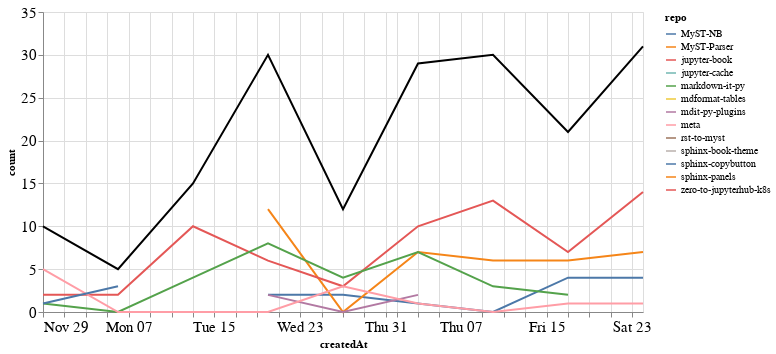

Write notebook code for a chart like this one.
### Markdown cell above
### Comments

### Code cell
comments_time = comments.groupby('repo').resample('W', on='createdAt').count()['author'].reset_index()
comments_time = comments_time.rename(columns={'author': 'count'})
comments_time_total = comments_time.groupby('createdAt').agg({"count": "sum"}).reset_index()
ch1 = alt.Chart(comments_time, width=600).mark_line().encode(
    x='createdAt',
    y='count',
    color='repo',
    tooltip="repo"
)

ch2 = alt.Chart(comments_time_total, width=600).mark_line(color="black").encode(
    x='createdAt',
    y='count',
)

ch1 + ch2

### Figure 1 — Vega-Lite specification as saved in the notebook (floating-point values rounded to 4 significant figures)
{"config": {"axisLeft": {"labelFontSize": 15}, "axisBottom": {"labelFontSize": 15}}, "layer": [{"data": {"name": "data-9c25995ffeee5485ae58905b80f58111"}, "mark": "line", "encoding": {"color": {"type": "nominal", "field": "repo"}, "tooltip": {"type": "nominal", "field": "repo"}, "x": {"type": "temporal", "field": "createdAt"}, "y": {"type": "quantitative", "field": "count"}}, "width": 600}, {"data": {"name": "data-fb6aee8bee78803f815b6c33121846c7"}, "mark": {"type": "line", "color": "black"}, "encoding": {"x": {"type": "temporal", "field": "createdAt"}, "y": {"type": "quantitative", "field": "count"}}, "width": 600}], "$schema": "https://vega.github.io/schema/vega-lite/v4.8.1.json", "datasets": {"data-9c25995ffeee5485ae58905b80f58111": [{"repo": "MyST-NB", "createdAt": "2020-12-20T00:00:00", "count": 2}, {"repo": "MyST-NB", "createdAt": "2020-12-27T00:00:00", "count": 2}, {"repo": "MyST-NB", "createdAt": "2021-01-03T00:00:00", "count": 1}, {"repo": "MyST-NB", "createdAt": "2021-01-10T00:00:00", "count": 0}, {"repo": "MyST-NB", "createdAt": "2021-01-17T00:00:00", "count": 4}, {"repo": "MyST-NB", "createdAt": "2021-01-24T00:00:00", "count": 4}, {"repo": "MyST-Parser", "createdAt": "2020-12-20T00:00:00", "count": 12}, {"repo": "MyST-Parser", "createdAt": "2020-12-27T00:00:00", "count": 0}, {"repo": "MyST-Parser", "createdAt": "2021-01-03T00:00:00", "count": 7}, {"repo": "MyST-Parser", "createdAt": "2021-01-10T00:00:00", "count": 6}, {"repo": "MyST-Parser", "createdAt": "2021-01-17T00:00:00", "count": 6}, {"repo": "MyST-Parser", "createdAt": "2021-01-24T00:00:00", "count": 7}, {"repo": "jupyter-book", "createdAt": "2020-11-29T00:00:00", "count": 2}, {"repo": "jupyter-book", "createdAt": "2020-12-06T00:00:00", "count": 2}, {"repo": "jupyter-book", "createdAt": "2020-12-13T00:00:00", "count": 10}, {"repo": "jupyter-book", "createdAt": "2020-12-20T00:00:00", "count": 6}, {"repo": "jupyter-book", "createdAt": "2020-12-27T00:00:00", "count": 3}, {"repo": "jupyter-book", "createdAt": "2021-01-03T00:00:00", "count": 10}, {"repo": "jupyter-book", "createdAt": "2021-01-10T00:00:00", "count": 13}, {"repo": "jupyter-book", "createdAt": "2021-01-17T00:00:00", "count": 7}, {"repo": "jupyter-book", "createdAt": "2021-01-24T00:00:00", "count": 14}, {"repo": "jupyter-cache", "createdAt": "2021-01-17T00:00:00", "count": 1}, {"repo": "markdown-it-py", "createdAt": "2020-11-29T00:00:00", "count": 1}, {"repo": "markdown-it-py", "createdAt": "2020-12-06T00:00:00", "count": 0}, {"repo": "markdown-it-py", "createdAt": "2020-12-13T00:00:00", "count": 4}, {"repo": "markdown-it-py", "createdAt": "2020-12-20T00:00:00", "count": 8}, {"repo": "markdown-it-py", "createdAt": "2020-12-27T00:00:00", "count": 4}, {"repo": "markdown-it-py", "createdAt": "2021-01-03T00:00:00", "count": 7}, {"repo": "markdown-it-py", "createdAt": "2021-01-10T00:00:00", "count": 3}, {"repo": "markdown-it-py", "createdAt": "2021-01-17T00:00:00", "count": 2}, {"repo": "mdformat-tables", "createdAt": "2020-12-13T00:00:00", "count": 1}, {"repo": "mdit-py-plugins", "createdAt": "2020-12-20T00:00:00", "count": 2}, {"repo": "mdit-py-plugins", "createdAt": "2020-12-27T00:00:00", "count": 0}, {"repo": "mdit-py-plugins", "createdAt": "2021-01-03T00:00:00", "count": 2}, {"repo": "meta", "createdAt": "2020-11-29T00:00:00", "count": 5}, {"repo": "meta", "createdAt": "2020-12-06T00:00:00", "count": 0}, {"repo": "meta", "createdAt": "2020-12-13T00:00:00", "count": 0}, {"repo": "meta", "createdAt": "2020-12-20T00:00:00", "count": 0}, {"repo": "meta", "createdAt": "2020-12-27T00:00:00", "count": 3}, {"repo": "meta", "createdAt": "2021-01-03T00:00:00", "count": 1}, {"repo": "meta", "createdAt": "2021-01-10T00:00:00", "count": 0}, {"repo": "meta", "createdAt": "2021-01-17T00:00:00", "count": 1}, {"repo": "meta", "createdAt": "2021-01-24T00:00:00", "count": 1}, {"repo": "rst-to-myst", "createdAt": "2021-01-10T00:00:00", "count": 8}, {"repo": "sphinx-book-theme", "createdAt": "2021-01-24T00:00:00", "count": 5}, {"repo": "sphinx-copybutton", "createdAt": "2020-11-29T00:00:00", "count": 1}, {"repo": "sphinx-copybutton", "createdAt": "2020-12-06T00:00:00", "count": 3}, {"repo": "sphinx-panels", "createdAt": "2020-11-29T00:00:00", "count": 1}, {"repo": "zero-to-jupyterhub-k8s", "createdAt": "2021-01-03T00:00:00", "count": 1}], "data-fb6aee8bee78803f815b6c33121846c7": [{"createdAt": "2020-11-29T00:00:00", "count": 10}, {"createdAt": "2020-12-06T00:00:00", "count": 5}, {"createdAt": "2020-12-13T00:00:00", "count": 15}, {"createdAt": "2020-12-20T00:00:00", "count": 30}, {"createdAt": "2020-12-27T00:00:00", "count": 12}, {"createdAt": "2021-01-03T00:00:00", "count": 29}, {"createdAt": "2021-01-10T00:00:00", "count": 30}, {"createdAt": "2021-01-17T00:00:00", "count": 21}, {"createdAt": "2021-01-24T00:00:00", "count": 31}]}}
